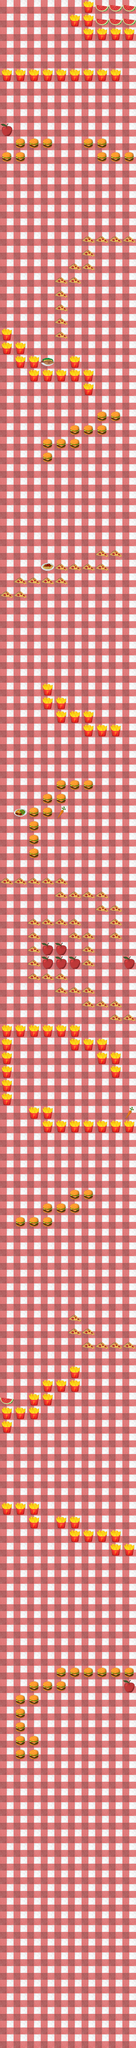

A level layout from a 2D game, rendered from its tile map. Below: a short description, then the map file with tile-grid data replaced by summaries:
An orthogonal 10x150 tile map with 48x48 px tiles, 3 tile layers (Tile Layer 1, burgers, carrots) and 226 objects.

<map version="1.2" tiledversion="1.2.3" orientation="orthogonal" renderorder="right-down" width="10" height="150" tilewidth="48" tileheight="48" infinite="0" nextlayerid="6" nextobjectid="238">
 <tileset firstgid="1" name="TileSetFA" tilewidth="48" tileheight="48" tilecount="20" columns="5">
  <image source="TileSetFA.png" width="240" height="192" />
 </tileset>
 <layer id="1" name="Tile Layer 1" width="10" height="150">
  <data>[1500 cells, 1500 non-empty, 1 distinct tile ids]</data>
 </layer>
 <layer id="2" name="burgers" width="10" height="150">
  <data>[1500 cells, 206 non-empty, 3 distinct tile ids]</data>
 </layer>
 <layer id="3" name="carrots" width="10" height="150">
  <data>[1500 cells, 20 non-empty, 6 distinct tile ids]</data>
 </layer>
 <objectgroup id="4" name="ObjectLayer">
  <object id="1" x="106" y="6153.33" width="28.6667" height="29.3333" />
  <object id="2" x="58" y="6152.67" width="28.6667" height="34" />
  <object id="3" x="58" y="6099.33" width="28.6667" height="36" />
  <object id="4" x="101.333" y="6110.67" width="39.3333" height="28.6667" />
  <object id="5" x="54.6667" y="6062.67" width="33.3333" height="28" />
  <object id="6" x="56" y="6010" width="26.6667" height="24" />
  <object id="7" x="56.6667" y="5961.33" width="28" height="28.6667" />
  <object id="8" x="106" y="5959.33" width="24.6667" height="34.6667" />
  <object id="9" x="105.333" y="5910.67" width="26" height="28" />
  <object id="10" x="154" y="5912.67" width="26" height="26" />
  <object id="13" x="200.667" y="5912.67" width="30" height="29.3333" />
  <object id="14" x="199.333" y="5868" width="28" height="26" />
  <object id="16" x="251.333" y="5864.67" width="25.3333" height="25.3333" />
  <object id="17" x="300" y="5866" width="29.3333" height="22" />
  <object id="20" x="348.667" y="5862" width="22.6667" height="30" />
  <object id="21" x="394" y="5866" width="29.3333" height="24.6667" />
  <object id="22" x="446" y="5866" width="26" height="28.6667" />
  <object id="24" x="445.333" y="5436" width="24" height="28" />
  <object id="25" x="398" y="5438" width="24.6667" height="28" />
  <object id="26" x="395.666" y="5386.33" width="24" height="28" />
  <object id="27" x="348.333" y="5388.33" width="24.6667" height="28" />
  <object id="28" x="298.333" y="5385.67" width="24" height="28" />
  <object id="29" x="251" y="5387.67" width="24.6667" height="28" />
  <object id="30" x="252.333" y="5337.67" width="24" height="28" />
  <object id="31" x="205" y="5339.67" width="24.6667" height="28" />
  <object id="32" x="59.6665" y="5290.33" width="24" height="28" />
  <object id="33" x="12.3335" y="5292.33" width="24.6667" height="28" />
  <object id="34" x="107.334" y="5340.33" width="24.6667" height="28" />
  <object id="35" x="108.667" y="5290.33" width="24" height="28" />
  <object id="36" x="10.0002" y="5005.67" width="24.6667" height="28" />
  <object id="37" x="11.3332" y="4955.67" width="24" height="28" />
  <object id="38" x="60.1664" y="4952.67" width="24" height="28" />
  <object id="39" x="109.167" y="4952.67" width="24" height="28" />
  <object id="40" x="108.166" y="4909.33" width="24" height="28" />
  <object id="41" x="157.167" y="4909.33" width="24" height="28" />
  <object id="42" x="155.083" y="4861.5" width="24" height="28" />
  <object id="43" x="203.916" y="4858.5" width="24" height="28" />
  <object id="44" x="252.917" y="4858.5" width="24" height="28" />
  <object id="45" x="251.333" y="4812" width="24" height="28" />
  <object id="46" x="445.666" y="4714.66" width="24" height="28" />
  <object id="47" x="398.333" y="4716.66" width="24.6667" height="28" />
  <object id="48" x="348.333" y="4714" width="24" height="28" />
  <object id="49" x="301" y="4716" width="24.6667" height="28" />
  <object id="50" x="299" y="4666.33" width="24" height="28" />
  <object id="51" x="251.667" y="4668.33" width="24.6667" height="28" />
  <object id="52" x="253" y="4618.33" width="24" height="28" />
  <object id="53" x="60.4163" y="4284.17" width="24" height="28" />
  <object id="54" x="109.249" y="4281.17" width="24" height="28" />
  <object id="55" x="158.25" y="4281.17" width="24" height="28" />
  <object id="56" x="154.416" y="4234.83" width="24" height="28" />
  <object id="57" x="203.249" y="4231.83" width="24" height="28" />
  <object id="58" x="252.25" y="4231.83" width="24" height="28" />
  <object id="59" x="252.166" y="4186.67" width="24" height="28" />
  <object id="60" x="301.167" y="4186.67" width="24" height="28" />
  <object id="61" x="445" y="3948" width="24" height="28" />
  <object id="62" x="397.667" y="3950" width="24.6667" height="28" />
  <object id="63" x="347.667" y="3947.34" width="24" height="28" />
  <object id="64" x="300.334" y="3949.34" width="24.6667" height="28" />
  <object id="65" x="253.666" y="3949.33" width="24.6667" height="28" />
  <object id="66" x="203.666" y="3946.67" width="24" height="28" />
  <object id="67" x="156.333" y="3948.67" width="24.6667" height="28" />
  <object id="68" x="155" y="3897" width="24" height="28" />
  <object id="69" x="107.667" y="3899" width="24.6667" height="28" />
  <object id="70" x="11.6665" y="3851.84" width="24.6667" height="28" />
  <object id="71" x="10.3335" y="3800.16" width="24" height="28" />
  <object id="72" x="13.6665" y="3756.5" width="24.6667" height="28" />
  <object id="73" x="12.3335" y="3704.83" width="24" height="28" />
  <object id="74" x="14.3332" y="3663.84" width="24.6667" height="28" />
  <object id="75" x="13.0002" y="3612.16" width="24" height="28" />
  <object id="76" x="253" y="3610" width="24" height="28" />
  <object id="77" x="205.667" y="3612" width="24.6667" height="28" />
  <object id="78" x="158.999" y="3611.99" width="24.6667" height="28" />
  <object id="79" x="108.999" y="3609.33" width="24" height="28" />
  <object id="80" x="61.6663" y="3611.33" width="24.6667" height="28" />
  <object id="81" x="343.667" y="3657.67" width="24" height="28" />
  <object id="82" x="296.334" y="3659.67" width="24.6667" height="28" />
  <object id="83" x="249.666" y="3659.66" width="24.6667" height="28" />
  <object id="84" x="397" y="3705.67" width="24" height="28" />
  <object id="85" x="349.667" y="3707.67" width="24.6667" height="28" />
  <object id="86" x="396.667" y="3756.67" width="24" height="28" />
  <object id="87" x="392.334" y="3515" width="24" height="28" />
  <object id="88" x="345.001" y="3517" width="24.6667" height="28" />
  <object id="89" x="298.333" y="3516.99" width="24.6667" height="28" />
  <object id="90" x="445.667" y="3563" width="24" height="28" />
  <object id="91" x="398.334" y="3565" width="24.6667" height="28" />
  <object id="92" x="299" y="3467.67" width="24" height="28" />
  <object id="93" x="251.667" y="3469.67" width="24.6667" height="28" />
  <object id="94" x="205" y="3469.66" width="24.6667" height="28" />
  <object id="95" x="204.334" y="3419.67" width="24" height="28" />
  <object id="96" x="157.001" y="3421.67" width="24.6667" height="28" />
  <object id="97" x="110.333" y="3421.66" width="24.6667" height="28" />
  <object id="98" x="105" y="3366.67" width="24" height="28" />
  <object id="99" x="108.333" y="3323.01" width="24.6667" height="28" />
  <object id="100" x="107" y="3271.34" width="24" height="28" />
  </objectgroup>
 <objectgroup id="5" name="ObjectLayer2">
  <!-- 20 objects omitted --></objectgroup>
</map>
<!-- 132 of 226 objects omitted -->
